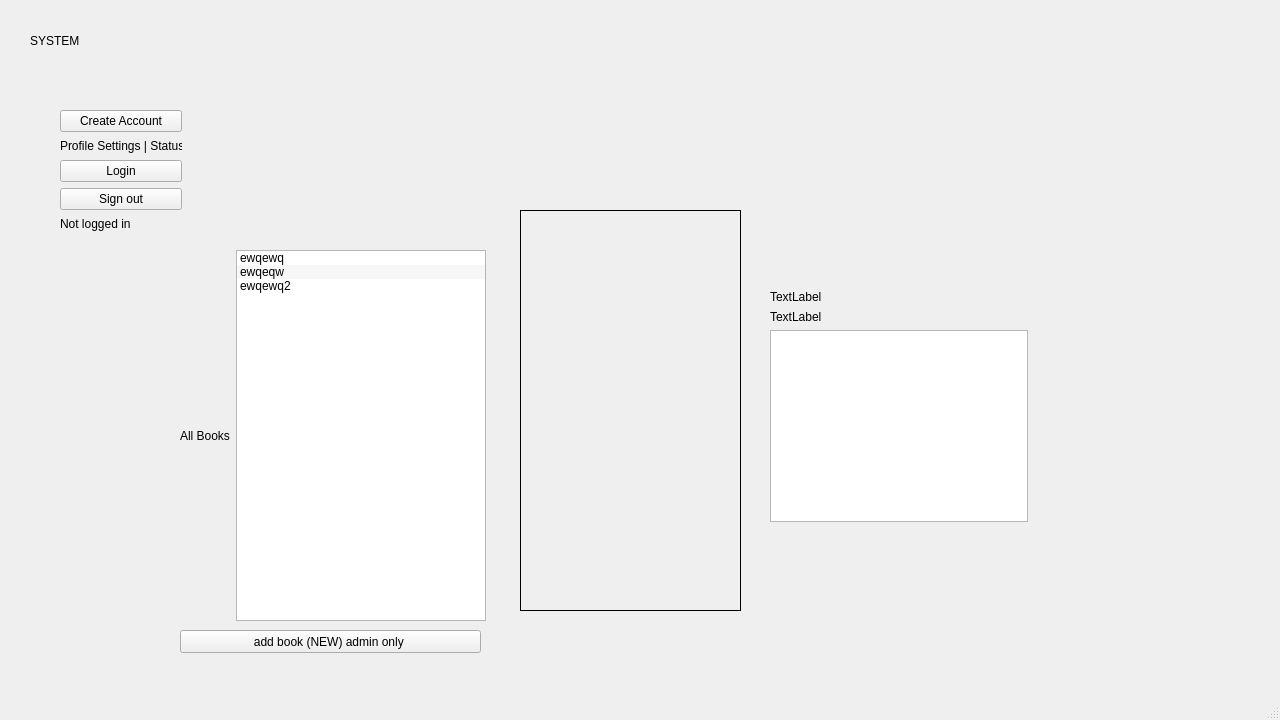
<?xml version="1.0" encoding="UTF-8"?>
<ui version="4.0">
 <class>MainWindow</class>
 <widget class="QMainWindow" name="MainWindow">
  <property name="geometry">
   <rect>
    <x>0</x>
    <y>0</y>
    <width>1280</width>
    <height>720</height>
   </rect>
  </property>
  <property name="minimumSize">
   <size>
    <width>1280</width>
    <height>720</height>
   </size>
  </property>
  <property name="maximumSize">
   <size>
    <width>1280</width>
    <height>720</height>
   </size>
  </property>
  <property name="windowTitle">
   <string>MainWindow</string>
  </property>
  <widget class="QWidget" name="centralwidget">
   <widget class="QLabel" name="label_6">
    <property name="geometry">
     <rect>
      <x>30</x>
      <y>10</y>
      <width>531</width>
      <height>61</height>
     </rect>
    </property>
    <property name="text">
     <string>SYSTEM</string>
    </property>
   </widget>
   <widget class="QPushButton" name="addBookAdmin">
    <property name="geometry">
     <rect>
      <x>180</x>
      <y>630</y>
      <width>301</width>
      <height>23</height>
     </rect>
    </property>
    <property name="text">
     <string>add book (NEW) admin only </string>
    </property>
   </widget>
   <widget class="QLabel" name="bookPreview">
    <property name="geometry">
     <rect>
      <x>520</x>
      <y>210</y>
      <width>221</width>
      <height>401</height>
     </rect>
    </property>
    <property name="styleSheet">
     <string notr="true">border: 1px solid black;</string>
    </property>
    <property name="text">
     <string/>
    </property>
   </widget>
   <widget class="QWidget" name="">
    <property name="geometry">
     <rect>
      <x>180</x>
      <y>250</y>
      <width>306</width>
      <height>371</height>
     </rect>
    </property>
    <layout class="QHBoxLayout" name="horizontalLayout_2">
     <item>
      <widget class="QLabel" name="label_2">
       <property name="text">
        <string>All Books</string>
       </property>
      </widget>
     </item>
     <item>
      <widget class="QListWidget" name="listWidget_books">
       <property name="alternatingRowColors">
        <bool>true</bool>
       </property>
       <item>
        <property name="text">
         <string>ewqewq</string>
        </property>
       </item>
       <item>
        <property name="text">
         <string>ewqeqw</string>
        </property>
       </item>
       <item>
        <property name="text">
         <string>ewqewq2</string>
        </property>
       </item>
      </widget>
     </item>
    </layout>
   </widget>
   <widget class="QWidget" name="">
    <property name="geometry">
     <rect>
      <x>770</x>
      <y>290</y>
      <width>258</width>
      <height>232</height>
     </rect>
    </property>
    <layout class="QVBoxLayout" name="verticalLayout">
     <item>
      <widget class="QLabel" name="titleLabel">
       <property name="text">
        <string>TextLabel</string>
       </property>
      </widget>
     </item>
     <item>
      <widget class="QLabel" name="authLabel">
       <property name="text">
        <string>TextLabel</string>
       </property>
      </widget>
     </item>
     <item>
      <widget class="QPlainTextEdit" name="bookContentPlain"/>
     </item>
    </layout>
   </widget>
   <widget class="QWidget" name="">
    <property name="geometry">
     <rect>
      <x>60</x>
      <y>110</y>
      <width>122</width>
      <height>121</height>
     </rect>
    </property>
    <layout class="QVBoxLayout" name="verticalLayout_2">
     <item>
      <widget class="QPushButton" name="createAccountBtn">
       <property name="text">
        <string>Create Account</string>
       </property>
      </widget>
     </item>
     <item>
      <widget class="QLabel" name="label">
       <property name="maximumSize">
        <size>
         <width>160000</width>
         <height>16777215</height>
        </size>
       </property>
       <property name="text">
        <string>Profile Settings | Status :</string>
       </property>
      </widget>
     </item>
     <item>
      <widget class="QPushButton" name="loginBtn">
       <property name="text">
        <string>Login</string>
       </property>
      </widget>
     </item>
     <item>
      <widget class="QPushButton" name="signOutBtn">
       <property name="text">
        <string>Sign out</string>
       </property>
      </widget>
     </item>
     <item>
      <widget class="QLabel" name="loginLb">
       <property name="text">
        <string>Not logged in</string>
       </property>
      </widget>
     </item>
    </layout>
   </widget>
  </widget>
  <widget class="QMenuBar" name="menubar">
   <property name="geometry">
    <rect>
     <x>0</x>
     <y>0</y>
     <width>1280</width>
     <height>21</height>
    </rect>
   </property>
  </widget>
  <widget class="QStatusBar" name="statusbar"/>
 </widget>
 <resources/>
 <connections>
  <connection>
   <sender>listWidget_books</sender>
   <signal>currentTextChanged(QString)</signal>
   <receiver>titleLabel</receiver>
   <slot>setText(QString)</slot>
   <hints>
    <hint type="sourcelabel">
     <x>761</x>
     <y>271</y>
    </hint>
    <hint type="destinationlabel">
     <x>497</x>
     <y>234</y>
    </hint>
   </hints>
  </connection>
 </connections>
</ui>
